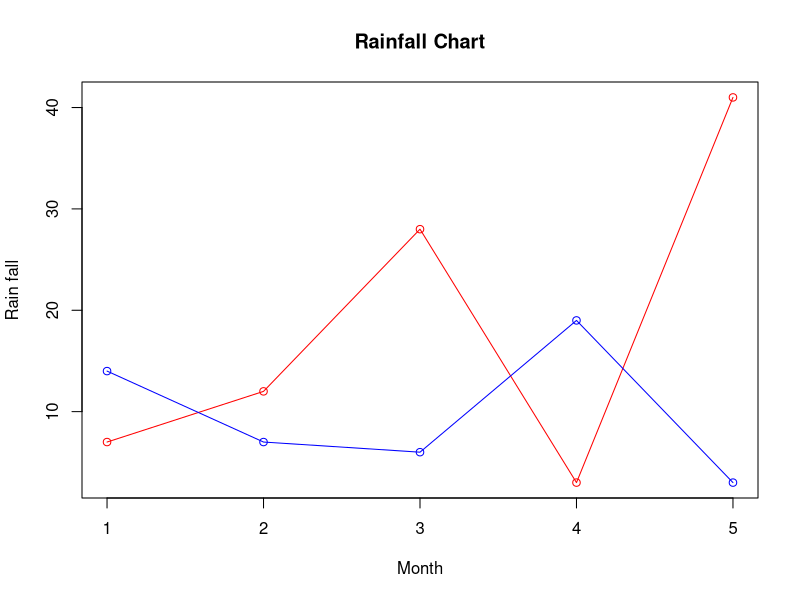

Write R code to recreate this figure.
v <- c(7,12,28,3,41)
t <- c(14,7,6,19,3)
plot(v,type = "o",col = "red", xlab = "Month", ylab = "Rain fall", 
   main = "Rainfall Chart")
lines(t, type = "o", col = "blue")
